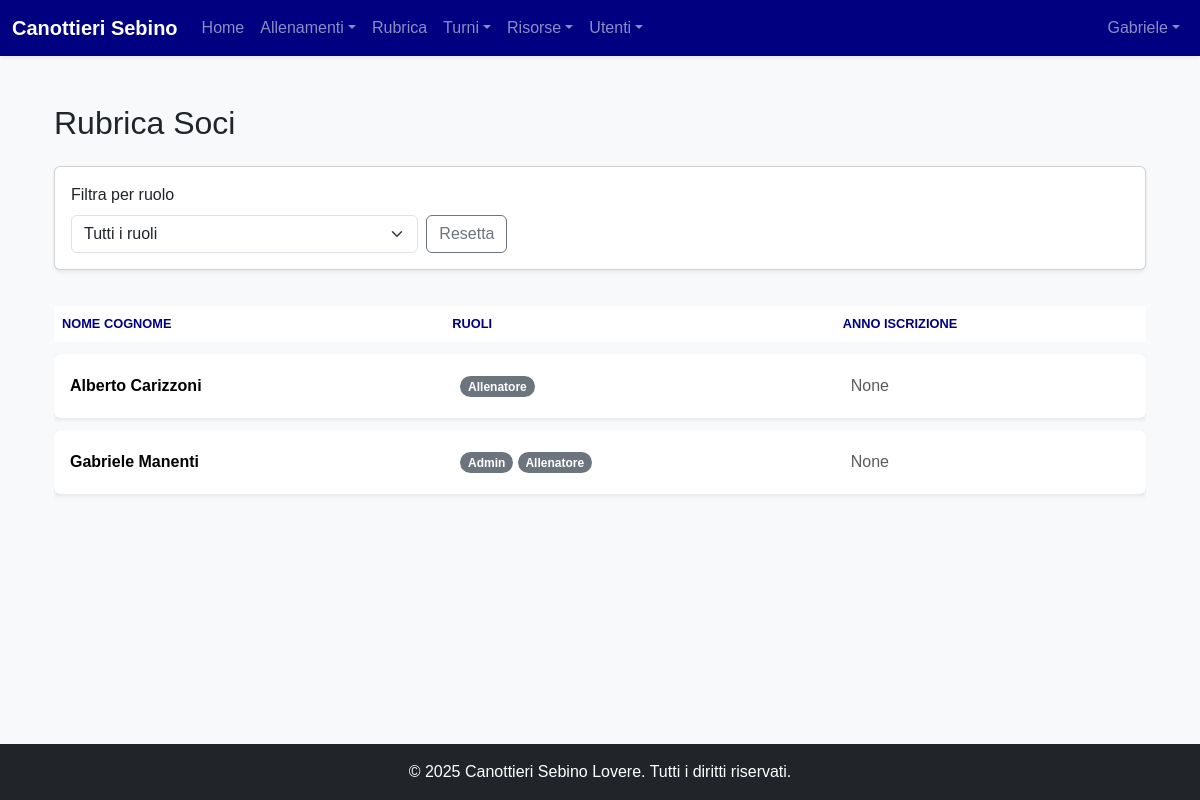
Page /rubrica (signed in) on the earlier database version.
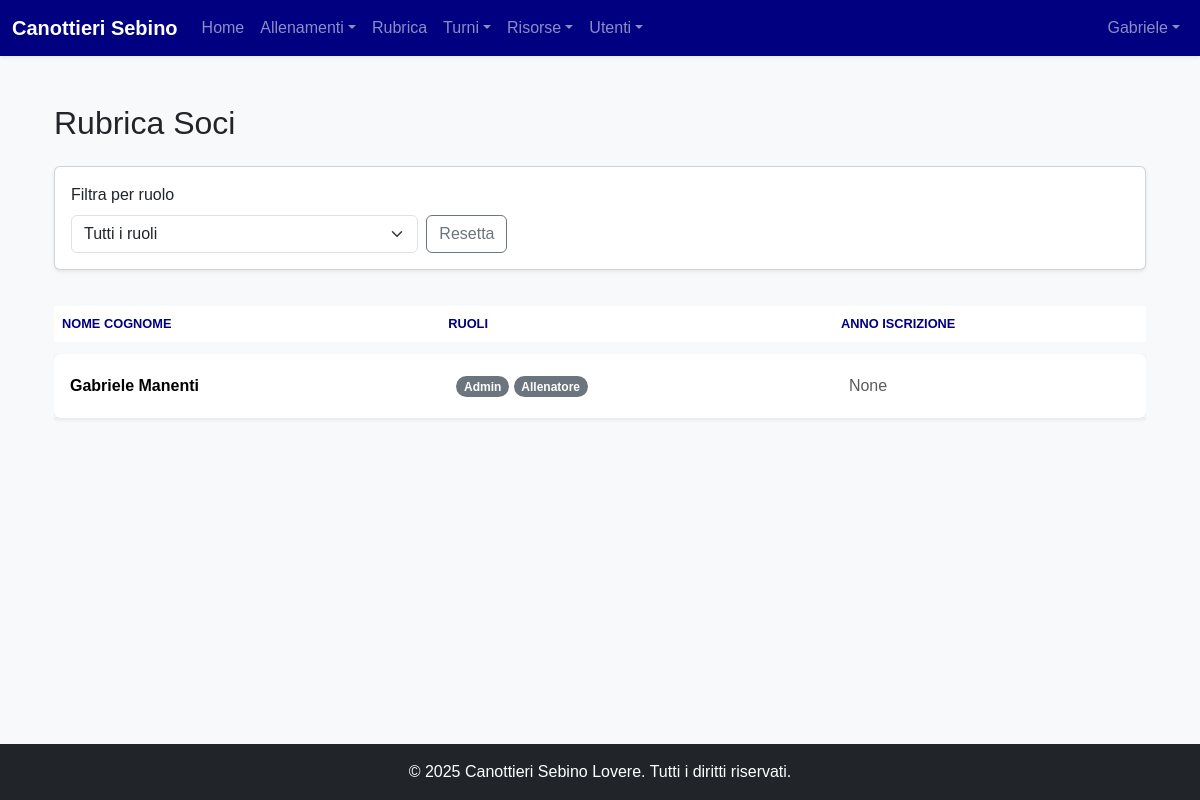
Same page on the later database version.
### models.py (models this page shows, shortened)
class User(Base):
    __tablename__ = "users"
    id = Column(Integer, primary_key=True, index=True)
    username = Column(String, unique=True, index=True, nullable=False)
    hashed_password = Column(String, nullable=False)
    first_name = Column(String, nullable=False)
    last_name = Column(String, nullable=False)
    email = Column(String, unique=True, index=True)
    phone_number = Column(String)
    date_of_birth = Column(Date)
    tax_code = Column(String, unique=True)
    enrollment_year = Column(Integer)
    membership_date = Column(Date)
    certificate_expiration = Column(Date)
    address = Column(String)
    manual_category = Column(String, nullable=True)
    roles = relationship("Role", secondary=user_roles, back_populates="users")
    tags = relationship("Tag", secondary=user_tags, back_populates="users")
    barche_assegnate = relationship("Barca", secondary=barca_atleti_association, back_populates="atleti_assegnati")
    schede_pesi = relationship("SchedaPesi", back_populates="atleta")
    turni = relationship("Turno", back_populates="user")
    allenamenti_seguiti = relationship("Allenamento", secondary=allenamento_coach_association, back_populates="coaches")

class Role(Base):
    __tablename__ = "roles"
    id = Column(Integer, primary_key=True, index=True)
    name = Column(String, unique=True, index=True, nullable=False)
    users = relationship("User", secondary=user_roles, back_populates="roles")

### routers/users.py (the view)
@router.get("/rubrica", response_class=HTMLResponse)
async def view_rubrica(request: Request, db: Session = Depends(get_db), current_user: models.User = Depends(get_current_user), role_filter: Optional[str] = None):
    query = db.query(models.User).options(joinedload(models.User.roles))
    if role_filter: query = query.join(models.User.roles).filter(models.Role.name == role_filter)
    users = query.order_by(models.User.last_name, models.User.first_name).all()
    all_roles = db.query(models.Role).all()
    return templates.TemplateResponse("rubrica.html", {"request": request, "current_user": current_user, "users": users, "all_roles": all_roles, "current_filter": role_filter})

### templates/rubrica.html (shortened to what this page needs)
{% extends "layouts/_base.html" %}
{% block content %}
<div class="container mt-4">
    <h2 class="mb-4">Rubrica Soci</h2>
    <div class="card card-body shadow-sm mb-4">
        <form method="GET" class="row g-2 align-items-end">
            <div class="col-md-4">
                <label for="role_filter" class="form-label">Filtra per ruolo</label>
                <select name="role_filter" id="role_filter" class="form-select" onchange="this.form.submit()">
                    <option value="">Tutti i ruoli</option>
                </select>
            </div>
            <div class="col-md-2">
                <a href="/rubrica" class="btn btn-outline-secondary">Resetta</a>
            </div>
        </form>
    </div>
    <div class="table-responsive">
        <table class="table table-hover align-middle">
            <thead>
                <tr>
                    <th>Nome Cognome</th>
                    <th>Ruoli</th>
                    <th>Anno Iscrizione</th>
                </tr>
            </thead>
            <tbody>
                {% for user in users %}
                <tr>
                    <td class="fw-bold">{{ user.first_name }} {{ user.last_name }}</td>
                    <td>
                        {% for role in user.roles %}
                            <span class="badge rounded-pill text-bg-secondary">{{ role.name.capitalize() }}</span>
                        {% endfor %}
                    </td>
                    <td class="text-muted">{{ user.enrollment_year }}</td>
                </tr>
                {% else %}
                <tr>
                    <td colspan="3" class="text-center p-4">Nessun utente trovato.</td>
                </tr>
                {% endfor %}
            </tbody>
        </table>
    </div>
</div>
{% endblock %}

### templates/layouts/_base.html (shortened to what this page needs)
<!doctype html>
<html lang="it" class="h-100">
<head>
    <link href="https://cdn.jsdelivr.net/npm/bootstrap@5.3.3/dist/css/bootstrap.min.css" rel="stylesheet">
    <link rel="stylesheet" href="{{ url_for('static', path='/style.css') }}">
</head>
<body class="d-flex flex-column h-100 bg-light">
<nav class="navbar navbar-expand-lg navbar-dark bg-primary shadow-sm">
    <div class="container-fluid">
        <a class="navbar-brand fw-bold" href="/dashboard">Canottieri Sebino</a>
        <div class="collapse navbar-collapse" id="navbarNav">
            {% if current_user is defined and current_user %}
            <ul class="navbar-nav me-auto mb-2 mb-lg-0">
                <li class="nav-item"><a class="nav-link" href="/dashboard">Home</a></li>
                <li class="nav-item dropdown">
                    <a class="nav-link dropdown-toggle" href="#" id="allenamentiDropdown" role="button" data-bs-toggle="dropdown">Allenamenti</a>
                </li>
                <li class="nav-item"><a class="nav-link" href="/rubrica">Rubrica</a></li>
                {% if current_user is defined and current_user and (current_user.is_admin or current_user.is_allenatore) %}
                <li class="nav-item dropdown">
                    <a class="nav-link dropdown-toggle" href="#" id="turniDropdown" role="button" data-bs-toggle="dropdown">Turni</a>
                </li>
                {% endif %}
                <li class="nav-item dropdown">
                    <a class="nav-link dropdown-toggle" href="#" id="risorseDropdown" role="button" data-bs-toggle="dropdown">Risorse</a>
                </li>
                {% if current_user is defined and current_user and current_user.is_admin %}
                <li class="nav-item dropdown">
                    <a class="nav-link dropdown-toggle" href="#" id="adminMenu" role="button" data-bs-toggle="dropdown">Utenti</a>
                </li>
                {% endif %}
            </ul>
            {% endif %}
            <ul class="navbar-nav ms-auto">
                {% if current_user is defined and current_user %}
                <li class="nav-item dropdown">
                    <a class="nav-link dropdown-toggle" href="#" id="navbarUserDropdown" role="button" data-bs-toggle="dropdown">{{ current_user.first_name or current_user.username }}</a>
                </li>
                {% else %}
                <li class="nav-item"><a class="nav-link" href="/login">Login</a></li>
                {% endif %}
            </ul>
        </div>
    </div>
</nav>
<main class="container my-4 flex-grow-1">{% block content %}{% endblock %}</main>
<footer class="text-center text-white py-3 mt-auto bg-dark"><p class="mb-0">&copy; 2025 Canottieri Sebino Lovere. Tutti i diritti riservati.</p></footer>
</body>
</html>

### static/style.css (style rules this page uses)
:root { --club-white: #ffffff; --club-light-blue: #ADD8E6; --club-navy-blue: #000080; --club-off-white-bg: #f8f9fa; --club-text-dark: #212529; --bs-primary-rgb: 0, 0, 128; }
body { font-family: Helvetica, Arial, sans-serif; color: var(--club-text-dark); background-color: var(--club-off-white-bg); }
.navbar-dark { background-color: var(--club-navy-blue) !important; }
a { color: var(--club-navy-blue); }
.table { border-collapse: separate; border-spacing: 0 0.75rem; }
.table thead th { border: none; color: var(--club-navy-blue); text-transform: uppercase; font-size: 0.8rem; }
.table tbody tr { background-color: var(--club-white); box-shadow: 0 0.125rem 0.25rem rgba(0,0,0,0.075); transition: transform 0.2s ease, box-shadow 0.2s ease; cursor: pointer; }
.table tbody td { border: none; padding: 1.25rem 1rem; vertical-align: middle; }
.table tbody tr td:first-child { border-top-left-radius: 0.5rem; border-bottom-left-radius: 0.5rem; }
.table tbody tr td:last-child { border-top-right-radius: 0.5rem; border-bottom-right-radius: 0.5rem; }

Differences in the rows shown:
removed User: first_name "Alberto", last_name "Carizzoni", enrollment_year "None", Role (name "Allenatore")
